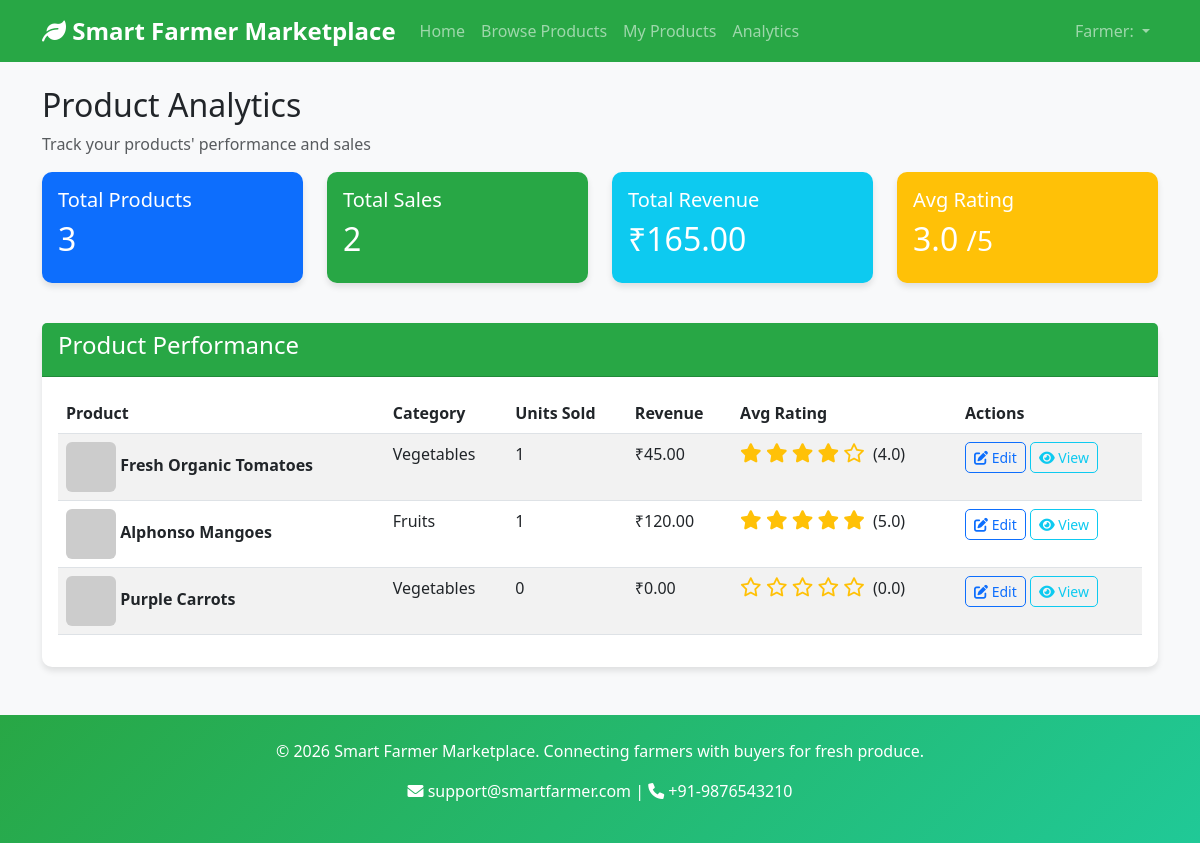
The app's page /farmer/analytics (signed in) with its own data.
### models/user.py (models this page shows, shortened)
class User(db.Model):
    __tablename__ = 'users'
    id = db.Column(db.Integer, primary_key=True)
    name = db.Column(db.String(100), nullable=False)
    email = db.Column(db.String(100), unique=True, nullable=False)
    password_hash = db.Column(db.String(200), nullable=False)
    role = db.Column(db.String(20), nullable=False)  # 'farmer', 'buyer', or 'admin'
    created_at = db.Column(db.DateTime, default=datetime.utcnow)

### models/product.py (models this page shows, shortened)
class Product(db.Model):
    __tablename__ = 'products'
    id = db.Column(db.Integer, primary_key=True)
    farmer_id = db.Column(db.Integer, db.ForeignKey('farmers.id'), nullable=False)
    name = db.Column(db.String(100), nullable=False)
    description = db.Column(db.Text)
    category = db.Column(db.String(50), nullable=False)
    price = db.Column(db.Float, nullable=False)
    quantity = db.Column(db.Integer, nullable=False)
    image_path = db.Column(db.String(200))
    status = db.Column(db.String(20), default='pending')  # pending, approved, rejected, active, inactive
    created_at = db.Column(db.DateTime, default=datetime.utcnow)
    updated_at = db.Column(db.DateTime, default=datetime.utcnow, onupdate=datetime.utcnow)
    order_items = db.relationship('OrderItem', lazy=True)
    feedbacks = db.relationship('Feedback', back_populates='product', lazy=True)
    promotions = db.relationship('Promotion', back_populates='product', lazy=True)
    farmer = db.relationship('Farmer', back_populates='products', lazy=True)
    @property
    def average_rating(self):
        if not self.feedbacks:
            return 0
        total_rating = sum(feedback.rating for feedback in self.feedbacks)
        return total_rating / len(self.feedbacks)

### app.py (the view)
@app.route('/farmer/analytics')
@login_required
@role_required(['farmer'])
def farmer_analytics():
    user = User.query.get(session['user_id'])
    farmer = Farmer.query.filter_by(user_id=user.id).first()
    products = Product.query.filter_by(farmer_id=farmer.id).all()
    product_stats = []
    for product in products:
        order_count = 0
        total_revenue = 0
        order_items = OrderItem.query.filter_by(product_id=product.id).all()
        for item in order_items:
            order = Order.query.get(item.order_id)
            if order.status in ['confirmed', 'shipped', 'delivered']:
                order_count += item.quantity
                total_revenue += item.price * item.quantity
        avg_rating = product.average_rating
        product_stats.append({
            'product': product,
            'order_count': order_count,
            'total_revenue': total_revenue,
            'avg_rating': avg_rating
        })
    return render_template('farmer/analytics.html', product_stats=product_stats)

### app.py (called while the page is built)
def login_required(f):
    @wraps(f)
    def decorated_function(*args, **kwargs):
        if 'user_id' not in session:
            return redirect(url_for('login'))
        return f(*args, **kwargs)
    return decorated_function

def role_required(allowed_roles):
    def decorator(f):
        @wraps(f)
        def decorated_function(*args, **kwargs):
            if 'user_id' not in session:
                return redirect(url_for('login'))
            user = User.query.get(session['user_id'])
            if not user or user.role not in allowed_roles:
                flash('Access denied. Insufficient permissions.', 'error')
                return redirect(url_for('index'))
            return f(*args, **kwargs)
        return decorated_function
    return decorator

### templates/farmer/analytics.html (shortened to what this page needs)
{% extends "base.html" %}
{% block content %}
<div class="row">
    <div class="col-12">
        <h2>Product Analytics</h2>
        <p class="text-muted">Track your products' performance and sales</p>
    </div>
</div>
<div class="row mb-4">
    <div class="col-md-3 mb-3">
        <div class="card text-white bg-primary">
            <div class="card-body">
                <h5>Total Products</h5>
                <h2>{{ product_stats|length }}</h2>
            </div>
        </div>
    </div>
    <div class="col-md-3 mb-3">
        <div class="card text-white bg-success">
            <div class="card-body">
                <h5>Total Sales</h5>
                <h2>
                    {% set total_sales = product_stats|sum(attribute='order_count') %}
                    {{ total_sales }}
                </h2>
            </div>
        </div>
    </div>
    <div class="col-md-3 mb-3">
        <div class="card text-white bg-info">
            <div class="card-body">
                <h5>Total Revenue</h5>
                <h2>
                    {% set total_revenue = product_stats|sum(attribute='total_revenue') %}
                    ₹{{ "%.2f"|format(total_revenue) }}
                </h2>
            </div>
        </div>
    </div>
    <div class="col-md-3 mb-3">
        <div class="card text-white bg-warning">
            <div class="card-body">
                <h5>Avg Rating</h5>
                <h2>
                    {% set avg_rating = (product_stats|sum(attribute='avg_rating') / product_stats|length) if product_stats else 0 %}
                    {{ "%.1f"|format(avg_rating) }} <small>/5</small>
                </h2>
            </div>
        </div>
    </div>
</div>
<div class="row">
    <div class="col-12">
        <div class="card">
            <div class="card-header bg-success text-white">
                <h4>Product Performance</h4>
            </div>
            <div class="card-body">
                {% if product_stats %}
                <div class="table-responsive">
                    <table class="table table-striped">
                        <thead>
                            <tr>
                                <th>Product</th>
                                <th>Category</th>
                                <th>Units Sold</th>
                                <th>Revenue</th>
                                <th>Avg Rating</th>
                                <th>Actions</th>
                            </tr>
                        </thead>
                        <tbody>
                            {% for stat in product_stats %}
                            <tr>
                                <td>
                                    {% if stat.product.image_path %}
                                        <img src="{{ url_for('static', filename=stat.product.image_path[7:]) }}" width="50" height="50" class="rounded" alt="{{ stat.product.name }}">
                                    {% else %}
                                        <img src="https://via.placeholder.com/50x50/8FBC8F/FFFFFF?text={{ stat.product.name[:1] }}" width="50" height="50" class="rounded" alt="{{ stat.product.name }}">
                                    {% endif %}
                                    <strong>{{ stat.product.name }}</strong>
                                </td>
                                <td>{{ stat.product.category }}</td>
                                <td>{{ stat.order_count }}</td>
                                <td>₹{{ "%.2f"|format(stat.total_revenue) }}</td>
                                <td>
                                    <div class="rating-stars">
                                        {% for i in range(1, 6) %}
                                            {% if i <= stat.avg_rating %}
                                                <i class="fas fa-star text-warning"></i>
                                            {% elif i - 0.5 <= stat.avg_rating %}
                                                <i class="fas fa-star-half-alt text-warning"></i>
                                            {% else %}
                                                <i class="far fa-star text-warning"></i>
                                            {% endif %}
                                        {% endfor %}
                                        <span class="ms-1">({{ "%.1f"|format(stat.avg_rating) }})</span>
                                    </div>
                                </td>
                                <td>
                                    <a href="{{ url_for('edit_product', product_id=stat.product.id) }}" class="btn btn-sm btn-outline-primary">
                                        <i class="fas fa-edit"></i> Edit
                                    </a>
                                    <a href="{{ url_for('product_detail', product_id=stat.product.id) }}" class="btn btn-sm btn-outline-info">
                                        <i class="fas fa-eye"></i> View
                                    </a>
                                </td>
                            </tr>
                            {% endfor %}
                        </tbody>
                    </table>
                </div>
                {% endif %}
            </div>
        </div>
    </div>
</div>
{% endblock %}

### templates/base.html (shortened to what this page needs)
<!DOCTYPE html>
<html lang="en">
<head>
    <link href="https://cdn.jsdelivr.net/npm/bootstrap@5.3.0-alpha1/dist/css/bootstrap.min.css" rel="stylesheet">
    <link rel="stylesheet" href="https://cdnjs.cloudflare.com/ajax/libs/font-awesome/6.0.0/css/all.min.css">
    <link rel="stylesheet" href="{{ url_for('static', filename='css/style.css') }}">
</head>
<body>
    <nav class="navbar navbar-expand-lg navbar-dark bg-success">
        <div class="container">
            <a class="navbar-brand" href="{{ url_for('index') }}">
                <i class="fas fa-leaf"></i> Smart Farmer Marketplace
            </a>
            <div class="collapse navbar-collapse" id="navbarNav">
                <ul class="navbar-nav me-auto">
                    <li class="nav-item">
                        <a class="nav-link" href="{{ url_for('index') }}">Home</a>
                    </li>
                    <li class="nav-item">
                        <a class="nav-link" href="{{ url_for('browse_products') }}">Browse Products</a>
                    </li>
                    {% if session.role %}
                        {% if session.role == 'farmer' %}
                            <li class="nav-item">
                                <a class="nav-link" href="{{ url_for('farmer_dashboard') }}">My Products</a>
                            </li>
                            <li class="nav-item">
                                <a class="nav-link" href="{{ url_for('farmer_analytics') }}">Analytics</a>
                            </li>
                        {% endif %}
                    {% endif %}
                </ul>
                <ul class="navbar-nav">
                    {% if session.user_id %}
                        <li class="nav-item dropdown">
                            <a class="nav-link dropdown-toggle" href="#" id="navbarDropdown" role="button" data-bs-toggle="dropdown">
                                {{ session.role|title }}: {{ session.name }}
                            </a>
                        </li>
                    {% endif %}
                </ul>
            </div>
        </div>
    </nav>
    <main class="container my-4">
        {% block content %}{% endblock %}
    </main>
    <footer class="bg-success text-white text-center py-4 mt-5">
        <div class="container">
            <p>&copy; 2026 Smart Farmer Marketplace. Connecting farmers with buyers for fresh produce.</p>
            <p><i class="fas fa-envelope"></i> support@smartfarmer.com | <i class="fas fa-phone"></i> +91-9876543210</p>
        </div>
    </footer>
</body>
</html>

### static/css/style.css (style rules this page uses)
body { font-family: 'Segoe UI', Tahoma, Geneva, Verdana, sans-serif; background-color: #f8f9fa; }
.navbar-brand { font-weight: bold; font-size: 1.5rem; }
.rating-stars .fa-star, .rating-stars .fa-star-half-alt, .rating-stars .far.fa-star { font-size: 1.2em; }
footer { margin-top: auto; }
.table th { border-top: none; }
.btn { border-radius: 5px; font-weight: 500; transition: all 0.3s ease; }
.card { border: none; border-radius: 10px; box-shadow: 0 4px 6px rgba(0,0,0,0.1); transition: all 0.3s ease; }
.table th { border-top: none; font-weight: 600; }
.bg-success { background-color: #28a745 !important; }
footer { background: linear-gradient(135deg, #28a745 0%, #20c997 100%) !important; margin-top: 40px; }

### records on screen
User: role "Farmer"
Product: product.name "Fresh Organic Tomatoes", product.category "Vegetables"
Product: product.name "Alphonso Mangoes", product.category "Fruits"
Product: product.name "Purple Carrots", product.category "Vegetables"

### other values on screen
{{ product_stats|length }} "3"
{{ total_sales }} "2"
{{ "%.2f"|format(total_revenue) }} "165.00"
{{ "%.1f"|format(avg_rating) }} "3.0"
{{ stat.order_count }} "1" "1" "0"
{{ "%.2f"|format(stat.total_revenue) }} "45.00" "120.00" "0.00"
{{ "%.1f"|format(stat.avg_rating) }} "4.0" "5.0" "0.0"
